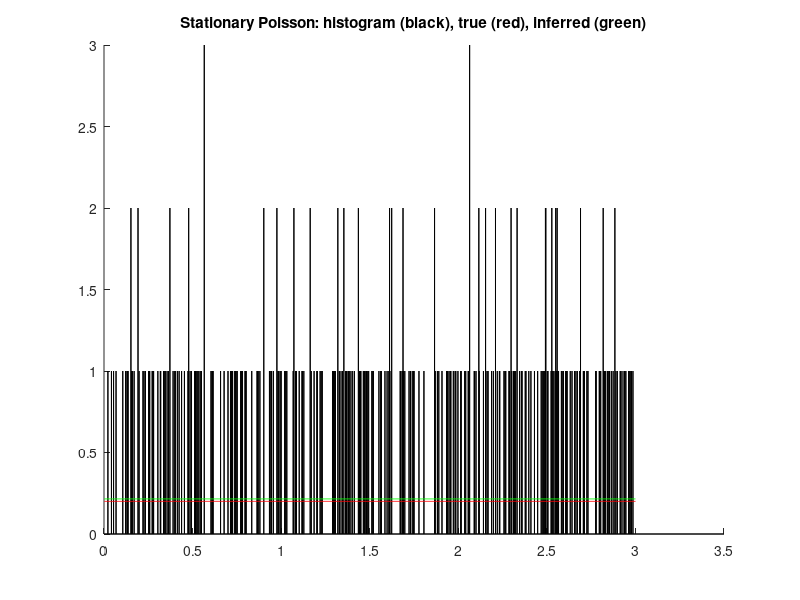
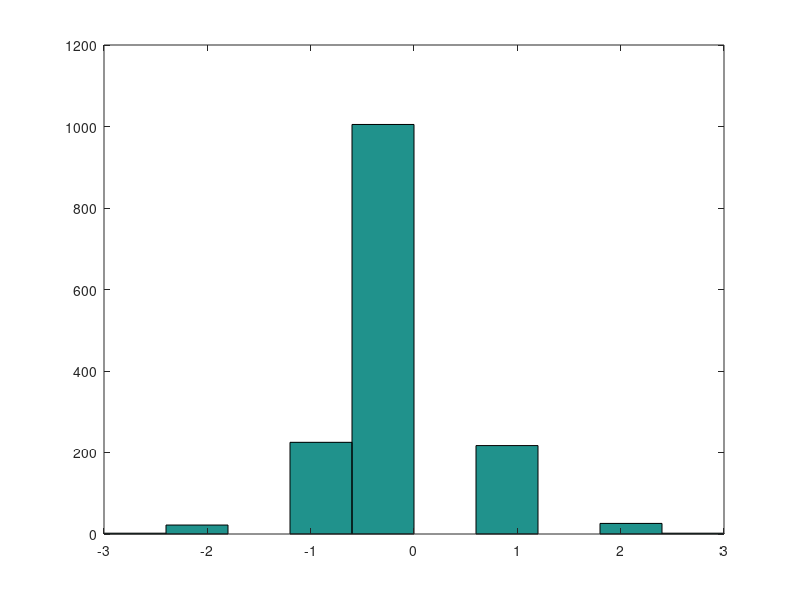

The MATLAB script that drew these images, in order: (Note: this script raises an error after producing the figures.)
% Nonstationary Poisson problem: 
% Given that rate Lambda changes with time, what is the best estimate?

% A stationary poisson process 
duration = 3; % seconds
lambda =  100; % Spikes/sec
Fs = 500;    % Sampling frequency
ts = [1:Fs*duration]*(1/Fs); % Time series

% Time 'til Next Spike: (constant lambda ONLY)
ttns_stationary = @(lam) (- log(rand(1,1)) / lam);

% Generate spikes
t=0.0;
spikes = zeros(1,Fs*duration);
rawspiketimes = [];
while (t < duration)
    t = t + ttns_stationary(lambda);
    i = ceil(t*Fs);        % Samples appear at the END of a measurement time
    if (i < duration*Fs)
        spikes(i) = spikes(i) + 1;
    else
        break;
    end
end

% Infer the spike rate
lambda_est = sum(spikes)/duration;

% Plot spike events
figure;
hold on;
bar(ts, spikes, 0.01,'k');
plot(ts, (lambda/Fs)*ones(1,duration*Fs), 'r-');
plot(ts, (lambda_est/Fs)*ones(1,duration*Fs), 'g-');
title('Stationary Poisson: histogram (black), true (red), inferred (green)');
hold off;

% Plot the interspike intervals (ISIs)
figure;
hist(diff(spikes));


% -----------------------------------------------------------------------
% A nonstationary (aka nonhomogeneous) poisson process

% Lambda becomes a time-varying function
lambda = @(t) 100*(1 + cos(2*pi*t));
    
% A plot of lambda vs time
lambdas = lambda([1/Fs:1/Fs:duration]);

% To compute the time until the next spike we need to find 
% the Inverse of "Complementary Cumulative Distribution Function".
CCDF = @(t) (100*t + (100/(2*pi))*sin(2*pi*t));

% Generate spikes using forward integration method
t = 0.0;
spikes = zeros(1,Fs*duration);
    
while (t < duration)
    % Pick a random point on the uniform distribution
    z = rand(1,1);
       
    % Define the integrating estimate of the CCDF
    %F = @(t_next) exp(-quad(lambda, t, max(t_next, t))); % Slow 
    F = @(t_next) exp(-(CCDF(max(t,t_next)) - CCDF(t))); % Faster 
        
    % Invert F numerically to compute the next time
    t_next = fzero(@(t)(z - F(t)), 0.5); 
    
    t = t_next;
    i = ceil(t*Fs);

    if (i < duration*Fs)
        spikes(i) = spikes(i) + 1;
    else
        break;
    end
end

% Estimate as if it were stationary
lambda_est = sum(spikes) / duration;

% Estimate with the Kalman filter
[km, kt, kb] = spikerate.KalmanPSTH(spikes, Fs);

% Plot spike events
figure;
hold on;
bar(ts, spikes, 0.01,'k');
plot(ts, (1/Fs)*lambdas, 'r-');
plot(ts, (lambda_est/Fs)*ones(1,duration*Fs), 'g-');
plot(ts, [km; kt; kb], 'b-');
title('Non-stationary Poisson: histogram (black), true (red), stationary inferred (green), Kalman Filter (blue)');
hold off;

% ------------------------------------------------------------------------
% And last but not least, inference!

% What is the likelihood of the model which produced the spiking data?
% Since each point
%      P(lambda_ab, t_a, t_b) = lambda_ab * exp ^ -lambda_ab * (t_b - t_a)
%
% We should be able to find the log-probability of lambda(t) simply by
% taking the sum of the above.
% Compute:
%     lambda_ab(t_a, t_b) =   integral of model lambda, from t_a to t_b

% P(DATA|MODEL) = P(MODEL|DATA) P(DATA) / P(MODEL)

% ------------------------------------------------------------------------

% Unrasterize the spike timings from a histogram (hopefully very little
% binning occured, but maybe there are 2 or 3 spikes per bin, and we must
% get rid of that)

k = 1;
dt = 1/Fs;
spike_times=[]; 
for i = 1:length(spikes)
    if spikes(i) ~= 0
        % Divide up the spikes times evenly for that bin
        for j = 1:spikes(i);            
            spike_times(k) = ts(i) - dt + dt*(j / spikes(i));
            k=k+1;
        end
    end
end

% TODO TEST: Rasterizing and unrasterizing should yield exactly the same data!
        
spike_gaps = [spike_times(1), diff(spike_times)];
i=1;
mylamb = [];
likelihoods = [];
% Exhaustive search:
for l = 0.1:0.01:2
    
    % Create the hypothesis
    % hypo_lambda = @(t) 100*(1 + cos(2*pi*l*t));
  
    % Using this avoids integration to estimate lambda_ab
    hypo_CDF = @(t) (100*t + (100/(2*pi*l))*sin(2*pi*l*t));
  
    % Loop through the spikes
    logprob = 0.0;
    for j = 1:length(spike_times)
        if (i == 1)
            t_a = 0.0;
        else 
            t_a = spike_times(i-1);
        end
        
        t_b = spike_times(i); %t_a + spike_gaps(i);

        % Estimate average lambda over that period? 
        t = t_b - t_a;
        
        % lamb = (hypo_CDF(t_b) - hypo_CDF(t_a)) / ((t_b - t_a) * Fs);
        % lamb = hypo_CDF(t_b) - hypo_CDF(t_a);
        
        % Compute the log probability of this observation
        logprob = logprob + log((t*lamb^2 / 1) * exp(- lambda * t));
    end
    
    likelihoods(i) = logprob;
    
    i=i+1;
end

plot([0.1:0.01:2], likelihoods, 'k-');

% Look at lambda
l = 1.8;
hypo_CDF = @(t) (100*t + (100/(2*pi*l))*sin(2*pi*l*t));
mylamb = [hypo_CDF(spike_times(1)), ...
          hypo_CDF(spike_times(2:end)) - hypo_CDF(spike_times(1:end-1))] ./ (spike_gaps * Fs) ;

figure;
hold on;
bar(ts, spikes, 0.01,'k');
plot(ts, (1/Fs)*lambdas, 'r-');
plot(ts, (lambda_est/Fs)*ones(1,duration*Fs), 'g-');
plot(ts, [km; kt; kb], 'b-');
plot(spike_times, mylamb, 'y-');
title('Non-stationary Poisson: histogram (black), true (red), stationary inferred (green), Kalman Filter (blue)');
hold off;

% Try:
% 1. Polynomials
% 2. Parameterizing with gaussian mixture models and 1D k-means as a 
%   quick and easy way to get a smooth function
%
% What is the most likely sinusoid in light of the spiking?

% Graphing some basic curves because I don't understand:

t = [0:0.1:10]
lambda = .9;
%alpha = 1;
beta = lambda;
P1 = @(t) t*lambda^2 .* exp(-lambda * t);
P2 = @(alpha,t) (beta^alpha / gamma(alpha)) .* t.^(alpha-1) .* exp(-beta * t);
P3 = @(t) t.^2*lambda^3/2 .* exp(-lambda * t);
P4 = @(t) t.^3*lambda^4/6 .* exp(-lambda * t);

plot(t, P1(t), 'bo', ...
     t, P2(1,t), 'r-', ...
     t, P2(2,t), 'g-', ...
     t, P2(3,t), 'y-', ...
     t, P2(4,t), 'y-', ...
     t, P4(t), 'gx', ...
     t, P3(t), 'bx');


% Plot the interspike intervals


